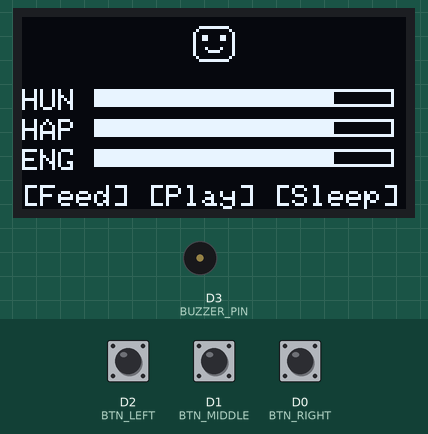
Recording of a sketch running on a simulated ESP8266 (NodeMCU). On the bench: 128×64 one-colour display, buzzer (waves = sounding). Inputs (shaded band) come from the test bench; at power-on: D1 (BTN_MIDDLE) HIGH, D2 (BTN_LEFT) HIGH, D0 (BTN_RIGHT) HIGH.

Above: at 2.2 s.
2.3 s: D1 (BTN_MIDDLE) pulled LOW for 3.2 s
At 6.0 s:
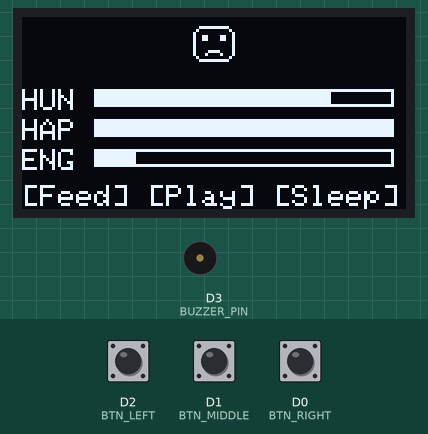
7.0 s: D2 (BTN_LEFT) pulled LOW for 1 s
At 8.4 s:
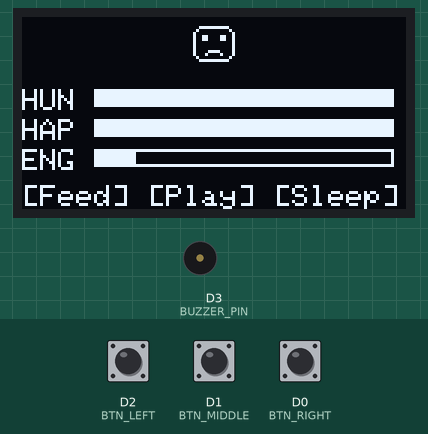
9.5 s: D0 (BTN_RIGHT) pulled LOW for 0.15 s
At 10.9 s:
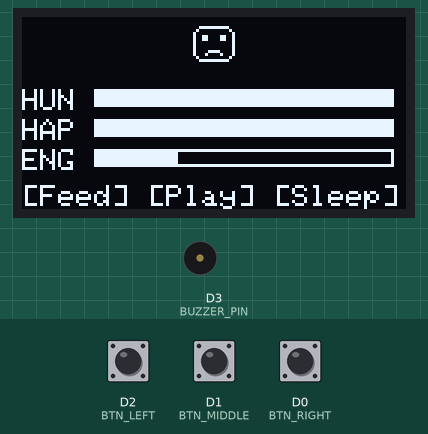
11.1 s: D2 (BTN_LEFT) pulled LOW for 0.15 s
At 12.2 s:
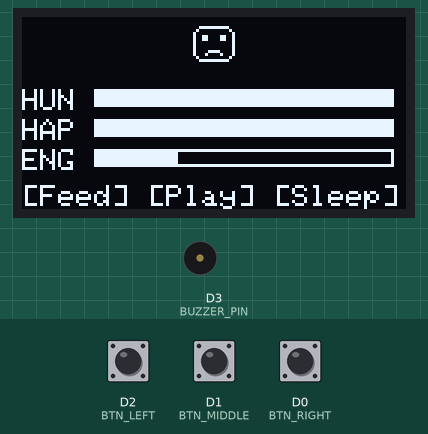
14.2 s: D1 (BTN_MIDDLE) pulled LOW for 0.15 s
At 14.9 s:
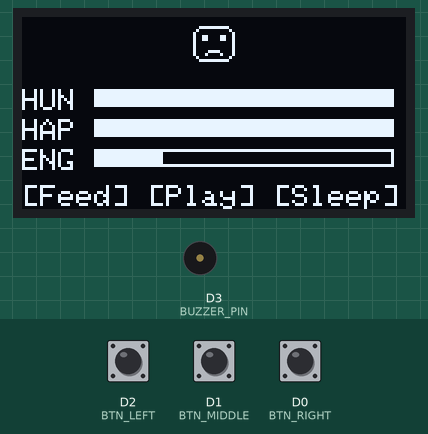
15.8 s: D0 (BTN_RIGHT) pulled LOW for 1 s
At 16.05 s:
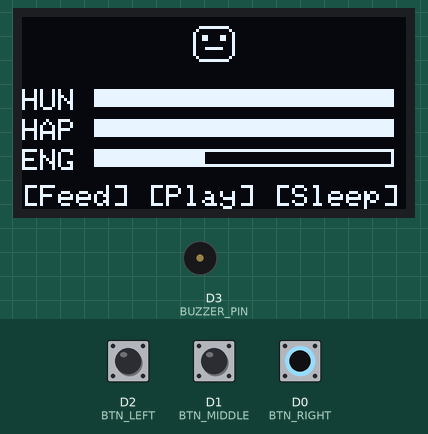
Timing chart, 0 to 18.8 s (numbered marks = the images above; inputs shaded):
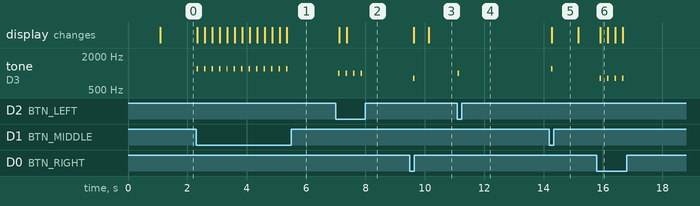

The sketch:

Tamagotchi.ino
```cpp
#include <Wire.h>
#include <Adafruit_GFX.h>
#include <Adafruit_SSD1306.h>

// --- Display ---
#define SCREEN_WIDTH 128
#define SCREEN_HEIGHT 64
#define OLED_RESET -1

Adafruit_SSD1306 display(SCREEN_WIDTH, SCREEN_HEIGHT, &Wire, OLED_RESET);

// --- Pin mapping (from schematic) ---
#define BTN_RIGHT  D0  // SW1 → GPIO0
#define BTN_MIDDLE D1  // SW2 → GPIO1
#define BTN_LEFT   D2  // SW3 → GPIO2
#define BUZZER_PIN D3  // BUZZER1 → GPIO20 (via Pin 10, active-low sink)

// --- Pet model ---
struct Pet {
  int hunger;
  int happiness;
  int energy;
  unsigned long age;
};

Pet pet;

// --- State machine ---
enum Screen {
  SCREEN_MAIN,
  SCREEN_FEED,
  SCREEN_PLAY,
  SCREEN_SLEEP
};

Screen currentScreen = SCREEN_MAIN;

// --- Timing ---
unsigned long lastUpdate = 0;
unsigned long lastButtonPress = 0;

// --- Sprites (16x16) ---
const unsigned char PROGMEM petHappy[] = {
  0b00000000, 0b00000000,
  0b00011111, 0b11111000,
  0b00100000, 0b00000100,
  0b01000000, 0b00000010,
  0b01001100, 0b00110010,
  0b01001100, 0b00110010,
  0b01000000, 0b00000010,
  0b01000000, 0b00000010,
  0b01000100, 0b00100010,
  0b01000011, 0b11000010,
  0b01000000, 0b00000010,
  0b00100000, 0b00000100,
  0b00011111, 0b11111000,
  0b00000000, 0b00000000,
  0b00000000, 0b00000000,
  0b00000000, 0b00000000
};

const unsigned char PROGMEM petSad[] = {
  0b00000000, 0b00000000,
  0b00011111, 0b11111000,
  0b00100000, 0b00000100,
  0b01000000, 0b00000010,
  0b01001100, 0b00110010,
  0b01001100, 0b00110010,
  0b01000000, 0b00000010,
  0b01000000, 0b00000010,
  0b01000000, 0b00000010,
  0b01000011, 0b11000010,
  0b01000100, 0b00100010,
  0b00100000, 0b00000100,
  0b00011111, 0b11111000,
  0b00000000, 0b00000000,
  0b00000000, 0b00000000,
  0b00000000, 0b00000000
};

const unsigned char PROGMEM petNeutral[] = {
  0b00000000, 0b00000000,
  0b00011111, 0b11111000,
  0b00100000, 0b00000100,
  0b01000000, 0b00000010,
  0b01001100, 0b00110010,
  0b01001100, 0b00110010,
  0b01000000, 0b00000010,
  0b01000000, 0b00000010,
  0b01000111, 0b11100010,
  0b01000000, 0b00000010,
  0b01000000, 0b00000010,
  0b00100000, 0b00000100,
  0b00011111, 0b11111000,
  0b00000000, 0b00000000,
  0b00000000, 0b00000000,
  0b00000000, 0b00000000
};

const unsigned char PROGMEM petSleep[] = {
  0b00000000, 0b00000000,
  0b00011111, 0b11111000,
  0b00100000, 0b00000100,
  0b01000000, 0b00000010,
  0b01001111, 0b01110010,
  0b01000000, 0b00000010,
  0b01000000, 0b00000010,
  0b01000000, 0b00000010,
  0b01000011, 0b11000010,
  0b01000000, 0b00000010,
  0b01000000, 0b00000010,
  0b00100000, 0b00000100,
  0b00011111, 0b11111000,
  0b00000000, 0b00000000,
  0b00000000, 0b00000000,
  0b00000000, 0b00000000
};

// --- Functions ---

void drawBar(int x, int y, int value) {
  int barWidth = 100;
  int barHeight = 6;
  int fillWidth = map(value, 0, 100, 0, barWidth);

  display.drawRect(x, y, barWidth, barHeight, SSD1306_WHITE);
  display.fillRect(x, y, fillWidth, barHeight, SSD1306_WHITE);
}

void updatePet() {
  if (millis() - lastUpdate > 5000) {
    pet.hunger--;
    pet.happiness--;
    pet.energy--;

    if (pet.hunger < 0) pet.hunger = 0;
    if (pet.happiness < 0) pet.happiness = 0;
    if (pet.energy < 0) pet.energy = 0;

    pet.age += 5;
    lastUpdate = millis();
  }
}

void checkButtons() {
  if (millis() - lastButtonPress < 200) return;

  if (digitalRead(BTN_LEFT) == LOW) {
    currentScreen = SCREEN_FEED;
    tone(BUZZER_PIN, 1000, 50);
    lastButtonPress = millis();
  }
  else if (digitalRead(BTN_MIDDLE) == LOW) {
    currentScreen = SCREEN_PLAY;
    tone(BUZZER_PIN, 1200, 50);
    lastButtonPress = millis();
  }
  else if (digitalRead(BTN_RIGHT) == LOW) {
    currentScreen = SCREEN_SLEEP;
    tone(BUZZER_PIN, 800, 50);
    lastButtonPress = millis();
  }
}

void handleScreenLogic() {
  switch (currentScreen) {
    case SCREEN_FEED:
      pet.hunger += 10;
      if (pet.hunger > 100) pet.hunger = 100;
      currentScreen = SCREEN_MAIN;
      break;

    case SCREEN_PLAY:
      pet.happiness += 10;
      pet.energy -= 5;
      if (pet.happiness > 100) pet.happiness = 100;
      if (pet.energy < 0) pet.energy = 0;
      currentScreen = SCREEN_MAIN;
      break;

    case SCREEN_SLEEP:
      pet.energy += 15;
      if (pet.energy > 100) pet.energy = 100;
      currentScreen = SCREEN_MAIN;
      break;

    case SCREEN_MAIN:
      break;
  }
}

void render() {
  display.clearDisplay();

  const unsigned char* sprite;
  if (pet.hunger < 30 || pet.happiness < 30 || pet.energy < 30) {
    sprite = petSad;
  } else if (pet.hunger > 50 && pet.happiness > 50 && pet.energy > 50) {
    sprite = petHappy;
  } else {
    sprite = petNeutral;
  }

  display.drawBitmap(56, 2, sprite, 16, 16, SSD1306_WHITE);

  display.setTextSize(1);

  display.setCursor(0, 24);
  display.print("HUN ");
  drawBar(24, 24, pet.hunger);

  display.setCursor(0, 34);
  display.print("HAP ");
  drawBar(24, 34, pet.happiness);

  display.setCursor(0, 44);
  display.print("ENG ");
  drawBar(24, 44, pet.energy);

  display.setCursor(0, 56);
  display.println("[Feed] [Play] [Sleep]");

  display.display();
}

// --- Setup & Loop ---

void setup() {
  pinMode(BTN_LEFT, INPUT_PULLUP);
  pinMode(BTN_MIDDLE, INPUT_PULLUP);
  pinMode(BTN_RIGHT, INPUT_PULLUP);
  pinMode(BUZZER_PIN, OUTPUT);

  display.begin(SSD1306_SWITCHCAPVCC, 0x3C);
  display.clearDisplay();
  display.setTextSize(1);
  display.setTextColor(SSD1306_WHITE);
  display.setCursor(0, 0);
  display.println("Tamagotchi Init...");
  display.display();
  delay(1000);

  pet.hunger = 80;
  pet.happiness = 80;
  pet.energy = 80;
  pet.age = 0;
}

void loop() {
  checkButtons();
  updatePet();
  handleScreenLogic();
  render();
  delay(100);
}
```

Measured:
- after the input at 2.3 s, tone on D3 (BUZZER_PIN): alternates 1200 Hz for 0.05 s and silent for 0.20 s, 26 changes in all, then stays silent, starting at once; the display: first changes at once (image 1 shows a later state)
- after the input at 7.0 s, tone on D3 (BUZZER_PIN): alternates 1000 Hz for 0.05 s and silent for 0.20 s, 8 changes in all, then stays silent, starting after 0.09 s; the display: first changes after 0.12 s (image 2 shows a later state)
- after the input at 9.5 s, tone on D3 (BUZZER_PIN): silent → 800 Hz after 0.10 s, → silent 0.05 s later; the display: first changes after 0.13 s (image 3 shows a later state)
- after the input at 11.1 s, tone on D3 (BUZZER_PIN): silent → 1000 Hz at once, → silent 0.05 s later
- after the input at 14.2 s, tone on D3 (BUZZER_PIN): silent → 1200 Hz after 0.06 s, → silent 0.05 s later; the display: changes after 0.08 s (image 5)
- after the input at 15.8 s, tone on D3 (BUZZER_PIN): alternates 800 Hz for 0.05 s and silent for 0.20 s, 8 changes in all, then stays silent, starting after 0.09 s; the display: changes after 0.12 s (image 6)
